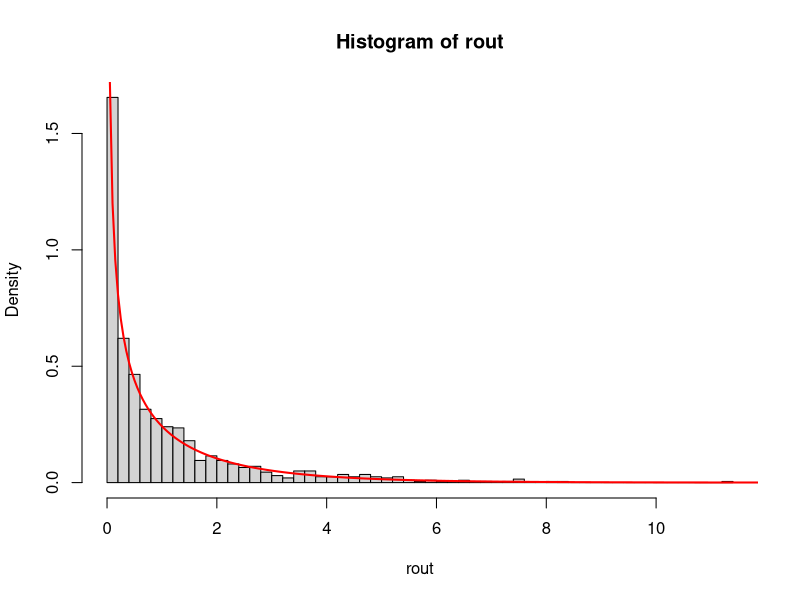
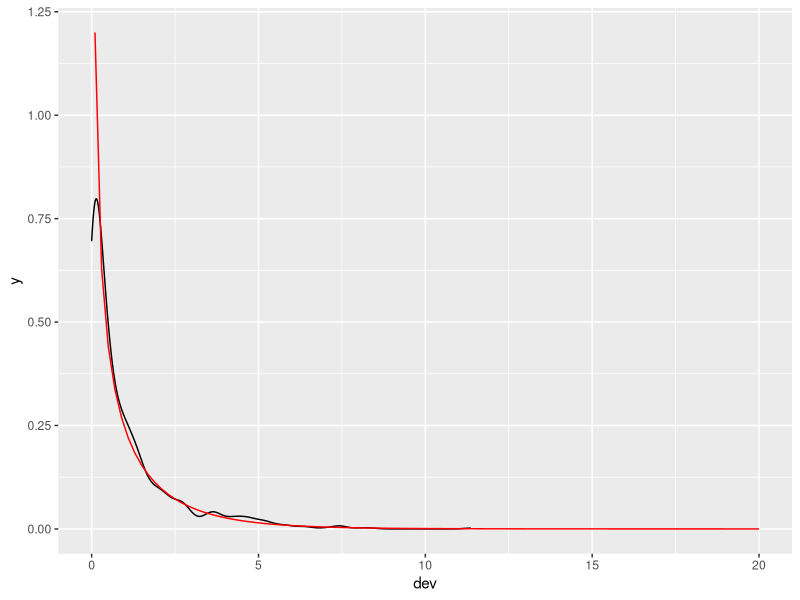
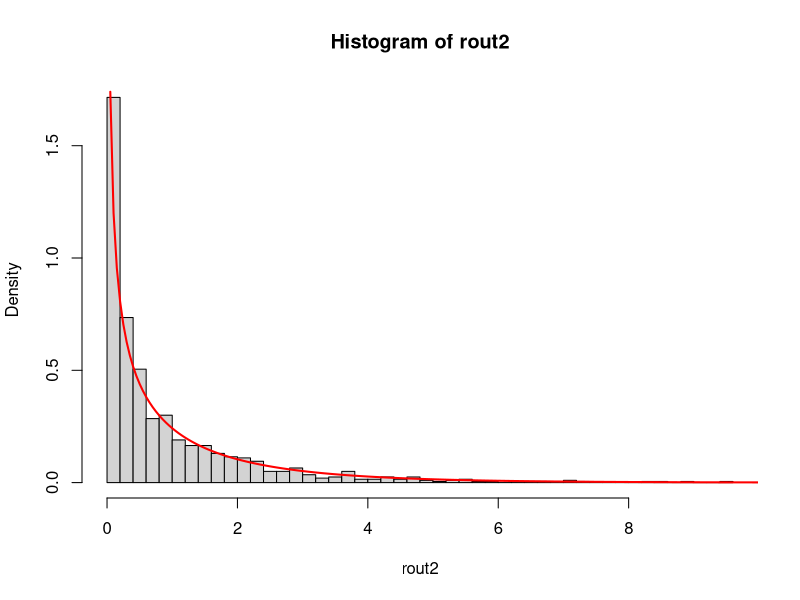

R code for these plots, in order:


rout <- replicate(n = 1000, expr = {
  n <- 500
  x1 <- rnorm(n)
  x2 <- rnorm(n)
  lp <- 0.2 + 0.5*x1
  y <- rbinom(n = n, size = 1, prob = plogis(lp))
  m1 <- glm(y ~ x1, family = binomial)
  m2 <- glm(y ~ x1 + x2, family = binomial)
  out <- anova(m1, m2)
  out$Deviance[2]})
mean(rout)
hist(rout, freq = F, breaks = 50)
curve(expr = dchisq(x, df = 1), from = 0, to = 20, add = TRUE, col = "red", n = 401, lwd = 2)


library(ggplot2)
d <- data.frame(dev = rout)
ggplot(d) +
  aes(x = dev) +
  geom_density() +
  geom_function(fun = dchisq, args = list(df = 1), color = "red", xlim = c(0.1, 20))


rout2 <- replicate(n = 1000, expr = {
  n <- 500
  x1 <- rnorm(n)
  x2 <- rnorm(n)
  lp <- 0.2 + 0.5*x1
  y <- rpois(n = n, lambda = exp(lp))
  m1 <- glm(y ~ x1, family = poisson)
  m2 <- glm(y ~ x1 + x2, family = poisson)
  out <- anova(m1, m2)
  out$Deviance[2]})

mean(rout2)
hist(rout2, freq = F, breaks = 50)
curve(expr = dchisq(x, df = 1), from = 0, to = 20, add = TRUE, col = "red", n = 401, lwd = 2)
